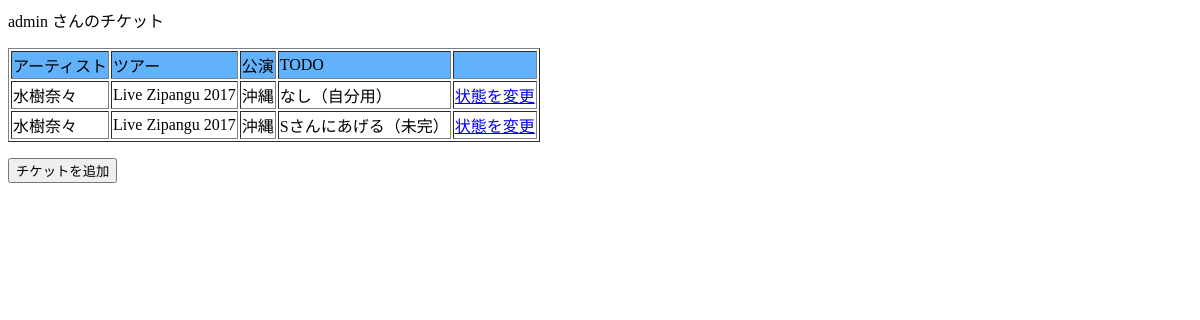
The app's page /main/ (signed in), older data.
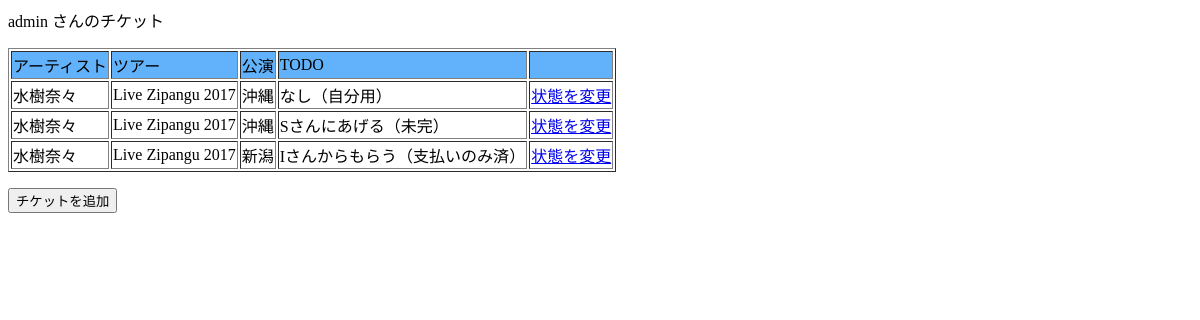
The same page, newer data.
### main/models.py (models this page shows, shortened)
class Ticket(models.Model):
    live = models.ForeignKey(Live, on_delete = models.CASCADE)
    registered_by = models.CharField(max_length = 512)
    owner = models.CharField(max_length = 512, null = True)
    owned_by_self = models.BooleanField(default = True)
    user = models.CharField(max_length = 512, null = True)
    used_by_self = models.BooleanField(default = True)
    state = models.IntegerField(default = 0)

class Live(models.Model):
    tour = models.ForeignKey(Tour, on_delete = models.CASCADE)
    live_name = models.CharField(max_length = 512)

class Tour(models.Model):
    tour_name = models.CharField(max_length = 512)
    artist_name = models.CharField(max_length = 32)

### main/views.py (the view)
@login_required(login_url='/login/')
def index(req, **kwargs):
    template = loader.get_template("main/index.html")
    context = {
        "tickets": Ticket.objects.filter(registered_by = req.user.username),
        "username": req.user.username,
    }
    return HttpResponse(template.render(context, req))

### main/templates/main/index.html (shortened to what this page needs)
<p>
  {{ username }} さんのチケット
</p>
<table border="1">
  <tr bgcolor="#62B2FB"><td>アーティスト</td><td>ツアー</td><td>公演</td><td>TODO</td><td></td></tr>
  {% for t in tickets %}
  <tr>
    <td>{{ t.live.tour.artist_name }}</td>
    <td>{{ t.live.tour.tour_name }}</td>
    <td>{{ t.live.live_name }}</td>
    <td>
      {% if t.used_by_self == True and t.owned_by_self == True %}なし（自分用）{% endif %}
      {% if t.used_by_self == True and t.owned_by_self == False %}
        {{t.owner}}からもらう（{% if t.state == 0 %}未完{% endif %}{% if t.state == 1 %}支払いのみ済{% endif %}{% if t.state == 2 %}受け渡しのみ済{% endif %}{% if t.state == 3 %}全て完了{% endif %}）
      {% endif %}
      {% if t.used_by_self == False and t.owned_by_self == True %}
        {{t.user}}にあげる（{% if t.state == 0 %}未完{% endif %}{% if t.state == 1 %}支払いのみ済{% endif %}{% if t.state == 2 %}受け渡しのみ済{% endif %}{% if t.state == 3 %}全て完了{% endif %}）
      {% endif %}
    </td>
    <td>
      <a href="#" onClick="document.edit_status_{{t.id}}.submit()">状態を変更</a>
    </td>
  </tr>
  {% endfor %}
</table>
<p>
  <form action="add_ticket/" method="post">
    <input type="submit" value="チケットを追加" />
  </form>
</p>

Row changes from the older to the newer data that the page shows:
added Ticket: live.tour.artist_name "水樹奈々", live.tour.tour_name "Live Zipangu 2017", live.live_name "新潟", owner "Iさん", state "支払いのみ済"
